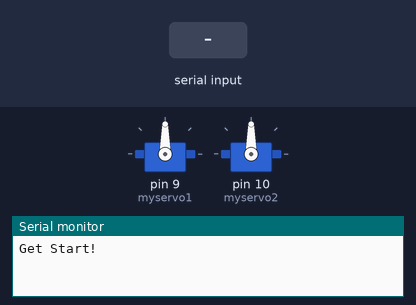
Simulated run of this sketch. Board: Arduino Uno, built with avr-gcc and run on an emulated ATmega328P. Parts: 2 × servo, the last lines printed to the serial monitor. The inputs (shaded band) are chosen by the test bench.

Above: at 1.2 s.
1.3 s: "90,45\n" received over Serial
At 1.9 s:
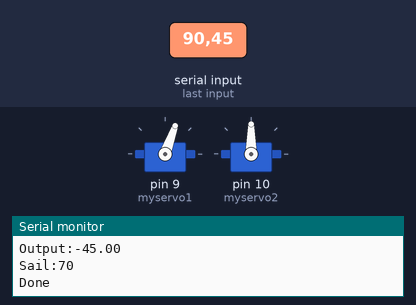
2.8 s: "200\n" received over Serial
At 5.0 s:
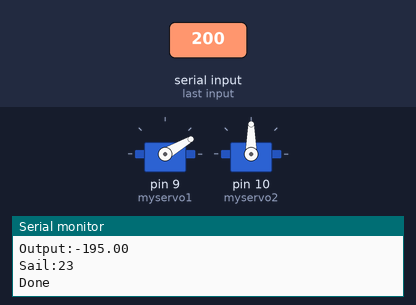
5.3 s: "30,150\n" received over Serial
At 6.6 s:
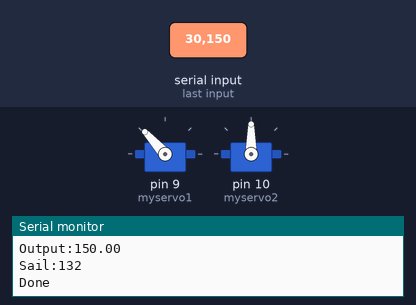
7.8 s: "90\n" received over Serial
At 10.0 s:
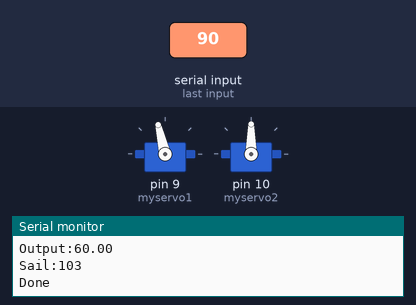
Timing chart, 0 to 11.3 s (numbered marks = the images above; inputs shaded):
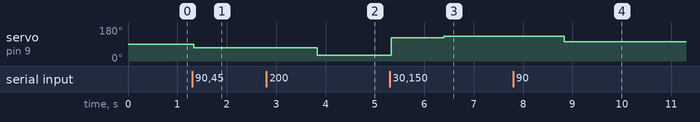

Measured:
- after the input at 1.3 s, servo on pin 9 (myservo1): 90° → 70° at once
- after the input at 2.8 s, servo on pin 9 (myservo1): 70° → 30° after 1.0 s
- after the input at 5.3 s, servo on pin 9 (myservo1): 30° → 122° at once, → 132° 1.1 s later
- after the input at 7.8 s, servo on pin 9 (myservo1): 132° → 103° after 1.0 s

The sketch:

B23_PID_Manual_Control_with_Mocap.ino
```cpp
/**
  ******************************************************************************
    文件名程: B21_PID_Manual_Control_with_Mocap.ino
    作    者: Vicky, Aaron
    版    本: V1.0
    编写日期: 2021-07-1
    功    能: 无人帆船 Arduino PID 控制舵机（配合上位机）
  ******************************************************************************
    说明：
    需配套自行设计的Arduino帆船控制板,蓝牙模块，USB转TTL模块，舵机，Motion Capture使用。

    操作及现象：
    分别使用杜邦线通过串口连接帆船控制板与蓝牙模块；
    通过PWM端口连接舵机，连接USB转TTL模块与蓝牙模块；  舵机1(9)_控制舵，舵机2(10)_控制帆，
    将USB转TTL模块与蓝牙模块接在电脑上；打开串口调试助手工具，选择对应端口，设置参数为57600（根据蓝牙确定）
    下载程序之后，在串口调试助手窗口可接收到相关信息"Get Start!"；

    指令格式：aaabbb(Input + Setpoint, 单位：角度，type: int)
  ******************************************************************************
*/

#include <Servo.h>
#include <PID_v1.h>

Servo myservo1;
Servo myservo2;

//angle
int pos_myservo1 = 90;
int pos_myservo2 = 90;

//control servo1, IMPROVE
const int max_myservo1 = 150;
const int min_myservo1 = 30;
const int mid_myservo1 = 85;
const int range_myservol = 80;

//control servo2, IMPROVE
const int down_myservo2 = 80; //顺风；
const int up_myservo2 = 90;  //逆风；

double Setpoint, Input, Output; //设置pid的参数
char buffer[6];
char angle[] = "000";
char angle_[] = "000";

//Define the aggressive and conservative Tuning Parameters
double consKp=1, consKi=0, consKd=0; //设置缓慢转弯pid三个参数double consKp=1, consKi=0.05, consKd=0.25;
PID myPID(&Input, &Output, &Setpoint, consKp, consKi, consKd, DIRECT); //Specify the links and initial tuning parameters

//protect servo1
void move_myservo1()
{
  if (pos_myservo1 <= min_myservo1)
  {
    pos_myservo1 = min_myservo1;
  }
  else if (pos_myservo1 >= max_myservo1)
  {
    pos_myservo1 = max_myservo1;
  }
  myservo1.write(pos_myservo1);
}

//optimize the path(360 - 0)
void change_input(double &Input, double &Setpoint)
{
  if(Input - Setpoint > 225){
    Input -= 360;
  }else if(Setpoint - Input > 180){
    Input += 360;
  }
}

//get angle
void get_angle(char* buffer, double &Input, double &Setpoint){
  for(int i = 0 ; i < 3 ; i++)
  {
    angle[i] = buffer[i];
  }
  Input = atoi(angle);

  for(int i = 3 ; i < 6 ; i++)
  {
    angle[i-3] = buffer[i];
  }
  Setpoint = atoi(angle);
}

//set sail
void set_sail(double Setpoint, int &pos_myservo2){
  if (30 <= Setpoint && Setpoint <= 150)
  {
    pos_myservo2 = up_myservo2;
  }
  else if (240 <= Setpoint && Setpoint <= 300)
  {
    pos_myservo2 = down_myservo2;
  }
  myservo2.write(pos_myservo2);
}

//initialize
void setup()
{
  Serial.begin(9600);
  Serial.println("Get Start!");
  myservo1.attach(9); //the servo control used PWM
  myservo2.attach(10); //the servo control used PWM
  while(Serial.read()>= 0){} //清除可能存在的缓存clear serial buffer
  Setpoint = 90;
  myPID.SetMode(AUTOMATIC); //打开PID
  myPID.SetOutputLimits(-255, 255); //限制舵机转动角度
}

void loop()
{
  if (Serial.available()) {      //蓝牙收到消息
    delay(20);

    Serial.readBytes(buffer,6);
    Serial.println("Instr:");
    Serial.println(buffer);

    get_angle(buffer, Input, Setpoint);

    set_sail(Setpoint, pos_myservo2);

    myPID.Compute();//the output value will be rewrite here

    Serial.print("Setpoint:");
    Serial.println(Setpoint);
    Serial.print("Boat Angle:");
    Serial.println(Input);
    Serial.print("Output:");
    Serial.println(Output);
    pos_myservo1 = mid_myservo1 + range_myservol * Output/255;
    Serial.print("Sail:");
    Serial.println(pos_myservo1);
    move_myservo1();
    Serial.println("Done");
    delay(20);
  }
}
```
